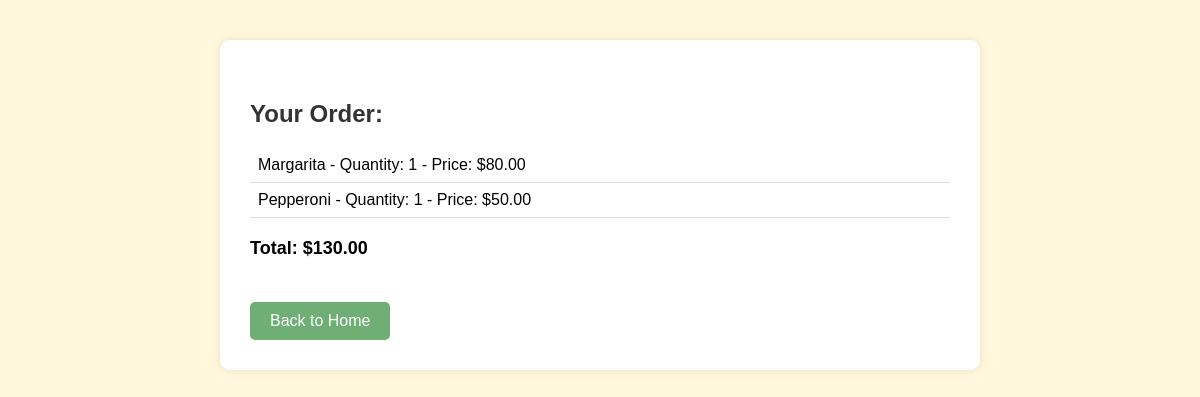
Page /confirmation/12/ on the committed database.
### Pizza_App/models.py (models this page shows, shortened)
class OrderPizza(models.Model):
    order = models.ForeignKey(Order, on_delete=models.CASCADE)
    pizza = models.ForeignKey(Pizza, on_delete=models.CASCADE)
    quantity = models.PositiveIntegerField(default=1)
    price_at_time = models.DecimalField(max_digits=6, decimal_places=2)

class Pizza(models.Model):
        name = models.CharField(max_length=100)
        description = models.TextField()
        price = models.DecimalField(max_digits=6, decimal_places=2)
        image = models.ImageField(upload_to='pizzas/')

### Pizza_App/views.py (the view)
# urls.py: path('confirmation/<int:order_id>/', order_confirmation, name='confirmation'),
def order_confirmation(request, order_id):
    order = get_object_or_404(Order, id=order_id)
    order_items = order.orderpizza_set.select_related('pizza').all()
    total = sum(item.price_at_time * item.quantity for item in order_items)
    return render(request, 'confirmation.html', {
        'order': order,
        'order_items': order_items,
        'total': total,
        'customer': order.customer,
    })

### Pizza_App/templates/confirmation.html (shortened to what this page needs)
<!DOCTYPE html>
<html lang="en">
<head>
</head>
<body>
    <div class="container">
        <h2>Your Order:</h2>
        {% if order_items %}
            <ul>
                {% for item in order_items %}
                    <li>
                        {% if item.pizza %}
                            {{ item.pizza.name }}
                        {% else %}
                            (no pizza)
                        {% endif %}
                        - Quantity: {{ item.quantity }}
                        - Price: ${{ item.price_at_time }}
                    </li>
                {% endfor %}
            </ul>
        {% else %}
            <p>No items in your order.</p>
        {% endif %}
        <p class="total">Total: ${{ total }}</p>
        <a href="/">Back to Home</a>
    </div>
</body>
</html>

### Pizza_App/templates/confirmation.html (style rules this page uses)
body { font-family: Arial, sans-serif; background-color: #fff8dc; margin: 0; padding: 0; }
.container { max-width: 700px; margin: 40px auto; background-color: #ffffff; padding: 30px; border-radius: 10px; box-shadow: 0 0 10px rgba(0, 0, 0, 0.1); }
h2 { margin-top: 30px; color: #333; }
ul { list-style-type: none; padding-left: 0; }
li { padding: 8px; border-bottom: 1px solid #ddd; }
.total { font-weight: bold; margin-top: 20px; font-size: 18px; }
a { display: inline-block; margin-top: 25px; padding: 10px 20px; background-color: #6fae75; color: white; text-decoration: none; border-radius: 5px; text-align: center; }

### rows in the picture
OrderPizza: pizza.name "Margarita", quantity "1", price_at_time "80.00"
OrderPizza: pizza.name "Pepperoni", quantity "1", price_at_time "50.00"

### other values in the picture
{{ total }} "130.00"
